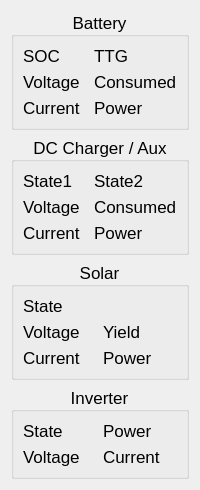
           <widget class="QFrame" name="victron">
            <property name="sizePolicy">
             <sizepolicy hsizetype="Expanding" vsizetype="Expanding">
              <horstretch>1</horstretch>
              <verstretch>1</verstretch>
             </sizepolicy>
            </property>
            <property name="font">
             <font>
              <family>Segoe UI</family>
              <pointsize>13</pointsize>
             </font>
            </property>
            <layout class="QGridLayout" name="gridLayout_12">
             <item row="0" column="0">
              <widget class="QGroupBox" name="groupBox_4">
               <property name="sizePolicy">
                <sizepolicy hsizetype="Expanding" vsizetype="Expanding">
                 <horstretch>2</horstretch>
                 <verstretch>2</verstretch>
                </sizepolicy>
               </property>
               <property name="font">
                <font>
                 <family>Segoe UI</family>
                 <pointsize>13</pointsize>
                </font>
               </property>
               <property name="title">
                <string>Battery</string>
               </property>
               <property name="alignment">
                <set>Qt::AlignCenter</set>
               </property>
               <layout class="QGridLayout" name="gridLayout_8">
                <item row="0" column="0">
                 <widget class="QLabel" name="batterySOC">
                  <property name="sizePolicy">
                   <sizepolicy hsizetype="Expanding" vsizetype="Expanding">
                    <horstretch>0</horstretch>
                    <verstretch>0</verstretch>
                   </sizepolicy>
                  </property>
                  <property name="text">
                   <string>SOC</string>
                  </property>
                 </widget>
                </item>
                <item row="0" column="1">
                 <widget class="QLabel" name="batteryTTG">
                  <property name="sizePolicy">
                   <sizepolicy hsizetype="Expanding" vsizetype="Expanding">
                    <horstretch>0</horstretch>
                    <verstretch>0</verstretch>
                   </sizepolicy>
                  </property>
                  <property name="text">
                   <string>TTG</string>
                  </property>
                 </widget>
                </item>
                <item row="1" column="0">
                 <widget class="QLabel" name="batteryVoltage">
                  <property name="sizePolicy">
                   <sizepolicy hsizetype="Expanding" vsizetype="Expanding">
                    <horstretch>0</horstretch>
                    <verstretch>0</verstretch>
                   </sizepolicy>
                  </property>
                  <property name="text">
                   <string>Voltage</string>
                  </property>
                 </widget>
                </item>
                <item row="1" column="1">
                 <widget class="QLabel" name="batteryConsumed">
                  <property name="sizePolicy">
                   <sizepolicy hsizetype="Expanding" vsizetype="Expanding">
                    <horstretch>0</horstretch>
                    <verstretch>0</verstretch>
                   </sizepolicy>
                  </property>
                  <property name="text">
                   <string>Consumed</string>
                  </property>
                 </widget>
                </item>
                <item row="2" column="0">
                 <widget class="QLabel" name="batteryCurrent">
                  <property name="sizePolicy">
                   <sizepolicy hsizetype="Expanding" vsizetype="Expanding">
                    <horstretch>0</horstretch>
                    <verstretch>0</verstretch>
                   </sizepolicy>
                  </property>
                  <property name="text">
                   <string>Current</string>
                  </property>
                 </widget>
                </item>
                <item row="2" column="1">
                 <widget class="QLabel" name="batteryPower">
                  <property name="sizePolicy">
                   <sizepolicy hsizetype="Expanding" vsizetype="Expanding">
                    <horstretch>0</horstretch>
                    <verstretch>0</verstretch>
                   </sizepolicy>
                  </property>
                  <property name="text">
                   <string>Power</string>
                  </property>
                 </widget>
                </item>
               </layout>
              </widget>
             </item>
             <item row="1" column="0">
              <widget class="QGroupBox" name="groupBox_5">
               <property name="sizePolicy">
                <sizepolicy hsizetype="Expanding" vsizetype="Expanding">
                 <horstretch>2</horstretch>
                 <verstretch>2</verstretch>
                </sizepolicy>
               </property>
               <property name="font">
                <font>
                 <family>Segoe UI</family>
                 <pointsize>13</pointsize>
                </font>
               </property>
               <property name="title">
                <string>DC Charger / Aux</string>
               </property>
               <property name="alignment">
                <set>Qt::AlignCenter</set>
               </property>
               <layout class="QGridLayout" name="gridLayout_10">
                <item row="0" column="0">
                 <widget class="QLabel" name="chargerState1">
                  <property name="text">
                   <string>State1</string>
                  </property>
                 </widget>
                </item>
                <item row="0" column="1">
                 <widget class="QLabel" name="chargerState2">
                  <property name="text">
                   <string>State2</string>
                  </property>
                 </widget>
                </item>
                <item row="1" column="0">
                 <widget class="QLabel" name="chargerVoltage">
                  <property name="text">
                   <string>Voltage</string>
                  </property>
                 </widget>
                </item>
                <item row="1" column="1">
                 <widget class="QLabel" name="chargerConsumed">
                  <property name="text">
                   <string>Consumed</string>
                  </property>
                 </widget>
                </item>
                <item row="2" column="0">
                 <widget class="QLabel" name="chargerCurrent">
                  <property name="text">
                   <string>Current</string>
                  </property>
                 </widget>
                </item>
                <item row="2" column="1">
                 <widget class="QLabel" name="chargerPower">
                  <property name="text">
                   <string>Power</string>
                  </property>
                 </widget>
                </item>
               </layout>
              </widget>
             </item>
             <item row="2" column="0">
              <widget class="QGroupBox" name="groupBox_6">
               <property name="sizePolicy">
                <sizepolicy hsizetype="Expanding" vsizetype="Expanding">
                 <horstretch>2</horstretch>
                 <verstretch>2</verstretch>
                </sizepolicy>
               </property>
               <property name="font">
                <font>
                 <family>Segoe UI</family>
                 <pointsize>13</pointsize>
                </font>
               </property>
               <property name="title">
                <string>Solar</string>
               </property>
               <property name="alignment">
                <set>Qt::AlignCenter</set>
               </property>
               <layout class="QGridLayout" name="gridLayout_9">
                <item row="1" column="1">
                 <widget class="QLabel" name="solarYield">
                  <property name="text">
                   <string>Yield</string>
                  </property>
                 </widget>
                </item>
                <item row="2" column="0">
                 <widget class="QLabel" name="solarCurrent">
                  <property name="text">
                   <string>Current</string>
                  </property>
                 </widget>
                </item>
                <item row="1" column="0">
                 <widget class="QLabel" name="solarVoltage">
                  <property name="text">
                   <string>Voltage</string>
                  </property>
                 </widget>
                </item>
                <item row="0" column="0" colspan="2">
                 <widget class="QLabel" name="solarState">
                  <property name="text">
                   <string>State</string>
                  </property>
                 </widget>
                </item>
                <item row="2" column="1">
                 <widget class="QLabel" name="solarPower">
                  <property name="text">
                   <string>Power</string>
                  </property>
                 </widget>
                </item>
               </layout>
              </widget>
             </item>
             <item row="3" column="0">
              <widget class="QGroupBox" name="groupBox_7">
               <property name="sizePolicy">
                <sizepolicy hsizetype="Expanding" vsizetype="Expanding">
                 <horstretch>1</horstretch>
                 <verstretch>1</verstretch>
                </sizepolicy>
               </property>
               <property name="font">
                <font>
                 <family>Segoe UI</family>
                 <pointsize>13</pointsize>
                </font>
               </property>
               <property name="title">
                <string>Inverter</string>
               </property>
               <property name="alignment">
                <set>Qt::AlignCenter</set>
               </property>
               <layout class="QGridLayout" name="gridLayout_11">
                <item row="0" column="0">
                 <widget class="QLabel" name="inverterState">
                  <property name="text">
                   <string>State</string>
                  </property>
                 </widget>
                </item>
                <item row="0" column="1">
                 <widget class="QLabel" name="inverterPowerOut">
                  <property name="text">
                   <string>Power</string>
                  </property>
                 </widget>
                </item>
                <item row="1" column="0">
                 <widget class="QLabel" name="inverterVoltage">
                  <property name="text">
                   <string>Voltage</string>
                  </property>
                 </widget>
                </item>
                <item row="1" column="1">
                 <widget class="QLabel" name="inverterCurrent">
                  <property name="text">
                   <string>Current</string>
                  </property>
                 </widget>
                </item>
               </layout>
              </widget>
             </item>
            </layout>
           </widget>
